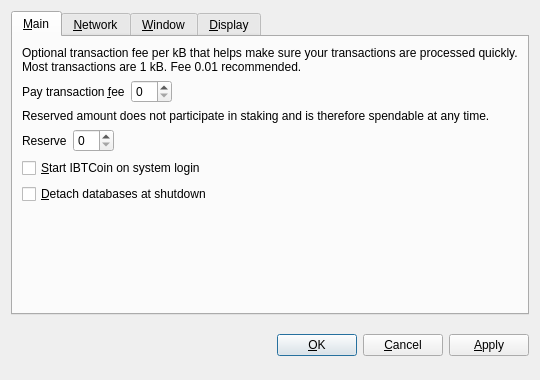
<?xml version="1.0" encoding="UTF-8"?>
<ui version="4.0">
 <class>OptionsDialog</class>
 <widget class="QDialog" name="OptionsDialog">
  <property name="geometry">
   <rect>
    <x>0</x>
    <y>0</y>
    <width>540</width>
    <height>380</height>
   </rect>
  </property>
  <property name="windowTitle">
   <string>Options</string>
  </property>
  <property name="modal">
   <bool>true</bool>
  </property>
  <layout class="QVBoxLayout" name="verticalLayout">
   <item>
    <widget class="QTabWidget" name="tabWidget">
     <property name="tabPosition">
      <enum>QTabWidget::North</enum>
     </property>
     <property name="currentIndex">
      <number>0</number>
     </property>
     <widget class="QWidget" name="tabMain">
      <attribute name="title">
       <string>&amp;Main</string>
      </attribute>
      <layout class="QVBoxLayout" name="verticalLayout_Main">
       <item>
        <widget class="QLabel" name="transactionFeeInfoLabel">
         <property name="text">
          <string>Optional transaction fee per kB that helps make sure your transactions are processed quickly. Most transactions are 1 kB. Fee 0.01 recommended.</string>
         </property>
         <property name="textFormat">
          <enum>Qt::PlainText</enum>
         </property>
         <property name="wordWrap">
          <bool>true</bool>
         </property>
        </widget>
       </item>
       <item>
        <layout class="QHBoxLayout" name="horizontalLayoutFee">
         <item>
          <widget class="QLabel" name="transactionFeeLabel">
           <property name="text">
            <string>Pay transaction &amp;fee</string>
           </property>
           <property name="textFormat">
            <enum>Qt::PlainText</enum>
           </property>
           <property name="buddy">
            <cstring>transactionFee</cstring>
           </property>
          </widget>
         </item>
         <item>
          <widget class="BitcoinAmountField" name="transactionFee"/>
         </item>
         <item>
          <spacer name="horizontalSpacerFee">
           <property name="orientation">
            <enum>Qt::Horizontal</enum>
           </property>
           <property name="sizeHint" stdset="0">
            <size>
             <width>40</width>
             <height>20</height>
            </size>
           </property>
          </spacer>
         </item>
        </layout>
       </item>
       <item>
        <widget class="QLabel" name="reserveBalanceInfoLabel">
         <property name="text">
          <string>Reserved amount does not participate in staking and is therefore spendable at any time.</string>
         </property>
         <property name="textFormat">
          <enum>Qt::PlainText</enum>
         </property>
         <property name="wordWrap">
          <bool>true</bool>
         </property>
        </widget>
       </item>
       <item>
        <layout class="QHBoxLayout" name="horizontalLayoutReserveBalance">
         <item>
          <widget class="QLabel" name="reserveBalanceLabel">
           <property name="text">
            <string>Reserve</string>
           </property>
           <property name="textFormat">
            <enum>Qt::PlainText</enum>
           </property>
           <property name="buddy">
            <cstring>reserveBalance</cstring>
           </property>
          </widget>
         </item>
         <item>
          <widget class="BitcoinAmountField" name="reserveBalance"/>
         </item>
         <item>
          <spacer name="horizontalSpacerReserveBalance">
           <property name="orientation">
            <enum>Qt::Horizontal</enum>
           </property>
           <property name="sizeHint" stdset="0">
            <size>
             <width>40</width>
             <height>20</height>
            </size>
           </property>
          </spacer>
         </item>
        </layout>
       </item>
       <item>
        <widget class="QCheckBox" name="bitcoinAtStartup">
         <property name="toolTip">
          <string>Automatically start IBTCoin after logging in to the system.</string>
         </property>
         <property name="text">
          <string>&amp;Start IBTCoin on system login</string>
         </property>
        </widget>
       </item>
       <item>
        <widget class="QCheckBox" name="detachDatabases">
         <property name="toolTip">
          <string>Detach block and address databases at shutdown. This means they can be moved to another data directory, but it slows down shutdown. The wallet is always detached.</string>
         </property>
         <property name="text">
          <string>&amp;Detach databases at shutdown</string>
         </property>
        </widget>
       </item>
       <item>
        <spacer name="verticalSpacer_Main">
         <property name="orientation">
          <enum>Qt::Vertical</enum>
         </property>
         <property name="sizeHint" stdset="0">
          <size>
           <width>20</width>
           <height>40</height>
          </size>
         </property>
        </spacer>
       </item>
      </layout>
     </widget>
     <widget class="QWidget" name="tabNetwork">
      <attribute name="title">
       <string>&amp;Network</string>
      </attribute>
      <layout class="QVBoxLayout" name="verticalLayout_Network">
       <item>
        <widget class="QCheckBox" name="mapPortUpnp">
         <property name="toolTip">
          <string>Automatically open the IBTCoin client port on the router. This only works when your router supports UPnP and it is enabled.</string>
         </property>
         <property name="text">
          <string>Map port using &amp;UPnP</string>
         </property>
        </widget>
       </item>
       <item>
        <widget class="QCheckBox" name="connectSocks">
         <property name="toolTip">
          <string>Connect to the IBTCoin network through a SOCKS proxy (e.g. when connecting through Tor).</string>
         </property>
         <property name="text">
          <string>&amp;Connect through SOCKS proxy:</string>
         </property>
        </widget>
       </item>
       <item>
        <layout class="QHBoxLayout" name="horizontalLayout_Network">
         <item>
          <widget class="QLabel" name="proxyIpLabel">
           <property name="text">
            <string>Proxy &amp;IP:</string>
           </property>
           <property name="textFormat">
            <enum>Qt::PlainText</enum>
           </property>
           <property name="buddy">
            <cstring>proxyIp</cstring>
           </property>
          </widget>
         </item>
         <item>
          <widget class="QValidatedLineEdit" name="proxyIp">
           <property name="maximumSize">
            <size>
             <width>140</width>
             <height>16777215</height>
            </size>
           </property>
           <property name="toolTip">
            <string>IP address of the proxy (e.g. 127.0.0.1)</string>
           </property>
          </widget>
         </item>
         <item>
          <widget class="QLabel" name="proxyPortLabel">
           <property name="text">
            <string>&amp;Port:</string>
           </property>
           <property name="textFormat">
            <enum>Qt::PlainText</enum>
           </property>
           <property name="buddy">
            <cstring>proxyPort</cstring>
           </property>
          </widget>
         </item>
         <item>
          <widget class="QLineEdit" name="proxyPort">
           <property name="maximumSize">
            <size>
             <width>55</width>
             <height>16777215</height>
            </size>
           </property>
           <property name="toolTip">
            <string>Port of the proxy (e.g. 9050)</string>
           </property>
          </widget>
         </item>
         <item>
          <widget class="QLabel" name="socksVersionLabel">
           <property name="text">
            <string>SOCKS &amp;Version:</string>
           </property>
           <property name="textFormat">
            <enum>Qt::PlainText</enum>
           </property>
           <property name="buddy">
            <cstring>socksVersion</cstring>
           </property>
          </widget>
         </item>
         <item>
          <widget class="QValueComboBox" name="socksVersion">
           <property name="toolTip">
            <string>SOCKS version of the proxy (e.g. 5)</string>
           </property>
          </widget>
         </item>
         <item>
          <spacer name="horizontalSpacer_Network">
           <property name="orientation">
            <enum>Qt::Horizontal</enum>
           </property>
           <property name="sizeHint" stdset="0">
            <size>
             <width>40</width>
             <height>20</height>
            </size>
           </property>
          </spacer>
         </item>
        </layout>
       </item>
       <item>
        <spacer name="verticalSpacer_Network">
         <property name="orientation">
          <enum>Qt::Vertical</enum>
         </property>
         <property name="sizeHint" stdset="0">
          <size>
           <width>20</width>
           <height>40</height>
          </size>
         </property>
        </spacer>
       </item>
      </layout>
     </widget>
     <widget class="QWidget" name="tabWindow">
      <attribute name="title">
       <string>&amp;Window</string>
      </attribute>
      <layout class="QVBoxLayout" name="verticalLayout_Window">
       <item>
        <widget class="QCheckBox" name="minimizeToTray">
         <property name="toolTip">
          <string>Show only a tray icon after minimizing the window.</string>
         </property>
         <property name="text">
          <string>&amp;Minimize to the tray instead of the taskbar</string>
         </property>
        </widget>
       </item>
       <item>
        <widget class="QCheckBox" name="minimizeOnClose">
         <property name="toolTip">
          <string>Minimize instead of exit the application when the window is closed. When this option is enabled, the application will be closed only after selecting Quit in the menu.</string>
         </property>
         <property name="text">
          <string>M&amp;inimize on close</string>
         </property>
        </widget>
       </item>
       <item>
        <spacer name="verticalSpacer_Window">
         <property name="orientation">
          <enum>Qt::Vertical</enum>
         </property>
         <property name="sizeHint" stdset="0">
          <size>
           <width>20</width>
           <height>40</height>
          </size>
         </property>
        </spacer>
       </item>
      </layout>
     </widget>
     <widget class="QWidget" name="tabDisplay">
      <attribute name="title">
       <string>&amp;Display</string>
      </attribute>
      <layout class="QVBoxLayout" name="verticalLayout_Display">
       <item>
        <layout class="QHBoxLayout" name="horizontalLayout_1_Display">
         <item>
          <widget class="QLabel" name="langLabel">
           <property name="text">
            <string>User Interface &amp;language:</string>
           </property>
           <property name="textFormat">
            <enum>Qt::PlainText</enum>
           </property>
           <property name="buddy">
            <cstring>lang</cstring>
           </property>
          </widget>
         </item>
         <item>
          <widget class="QValueComboBox" name="lang">
           <property name="toolTip">
            <string>The user interface language can be set here. This setting will take effect after restarting IBTCoin.</string>
           </property>
          </widget>
         </item>
        </layout>
       </item>
       <item>
        <layout class="QHBoxLayout" name="horizontalLayout_2_Display">
         <item>
          <widget class="QLabel" name="unitLabel">
           <property name="text">
            <string>&amp;Unit to show amounts in:</string>
           </property>
           <property name="textFormat">
            <enum>Qt::PlainText</enum>
           </property>
           <property name="buddy">
            <cstring>unit</cstring>
           </property>
          </widget>
         </item>
         <item>
          <widget class="QValueComboBox" name="unit">
           <property name="toolTip">
            <string>Choose the default subdivision unit to show in the interface and when sending coins.</string>
           </property>
          </widget>
         </item>
        </layout>
       </item>
       <item>
        <widget class="QCheckBox" name="displayAddresses">
         <property name="toolTip">
          <string>Whether to show IBTCoin addresses in the transaction list or not.</string>
         </property>
         <property name="text">
          <string>&amp;Display addresses in transaction list</string>
         </property>
        </widget>
       </item>
       <item>
        <widget class="QCheckBox" name="coinControlFeatures">
         <property name="toolTip">
          <string>Whether to show coin control features or not.</string>
         </property>
         <property name="text">
          <string>Display coin &amp;control features (experts only!)</string>
         </property>
        </widget>
       </item>
       <item>
        <widget class="QCheckBox" name="minimizeCoinAge"> 
         <property name="toolTip"> 
          <string>Whether to select the coin outputs randomly or with minimal coin age.</string> 
         </property> 
         <property name="text"> 
          <string>Minimize weight consumption (experimental)</string> 
         </property> 
        </widget> 
       </item> 
       <item>
        <spacer name="verticalSpacer_Display">
         <property name="orientation">
          <enum>Qt::Vertical</enum>
         </property>
         <property name="sizeHint" stdset="0">
          <size>
           <width>20</width>
           <height>40</height>
          </size>
         </property>
        </spacer>
       </item>
      </layout>
     </widget>
    </widget>
   </item>
   <item>
    <layout class="QHBoxLayout" name="horizontalLayout_Buttons">
     <item>
      <spacer name="horizontalSpacer_1">
       <property name="orientation">
        <enum>Qt::Horizontal</enum>
       </property>
       <property name="sizeHint" stdset="0">
        <size>
         <width>40</width>
         <height>48</height>
        </size>
       </property>
      </spacer>
     </item>
     <item>
      <widget class="QLabel" name="statusLabel">
       <property name="font">
        <font>
         <weight>75</weight>
         <bold>true</bold>
        </font>
       </property>
       <property name="text">
        <string/>
       </property>
       <property name="textFormat">
        <enum>Qt::PlainText</enum>
       </property>
       <property name="wordWrap">
        <bool>true</bool>
       </property>
      </widget>
     </item>
     <item>
      <spacer name="horizontalSpacer_2">
       <property name="orientation">
        <enum>Qt::Horizontal</enum>
       </property>
       <property name="sizeHint" stdset="0">
        <size>
         <width>40</width>
         <height>48</height>
        </size>
       </property>
      </spacer>
     </item>
     <item>
      <widget class="QPushButton" name="okButton">
       <property name="text">
        <string>&amp;OK</string>
       </property>
      </widget>
     </item>
     <item>
      <widget class="QPushButton" name="cancelButton">
       <property name="text">
        <string>&amp;Cancel</string>
       </property>
       <property name="autoDefault">
        <bool>false</bool>
       </property>
      </widget>
     </item>
     <item>
      <widget class="QPushButton" name="applyButton">
       <property name="text">
        <string>&amp;Apply</string>
       </property>
       <property name="autoDefault">
        <bool>false</bool>
       </property>
      </widget>
     </item>
    </layout>
   </item>
  </layout>
 </widget>
 <customwidgets>
  <customwidget>
   <class>BitcoinAmountField</class>
   <extends>QSpinBox</extends>
   <header>bitcoinamountfield.h</header>
  </customwidget>
  <customwidget>
   <class>QValueComboBox</class>
   <extends>QComboBox</extends>
   <header>qvaluecombobox.h</header>
  </customwidget>
  <customwidget>
   <class>QValidatedLineEdit</class>
   <extends>QLineEdit</extends>
   <header>qvalidatedlineedit.h</header>
  </customwidget>
 </customwidgets>
 <resources/>
 <connections/>
</ui>
